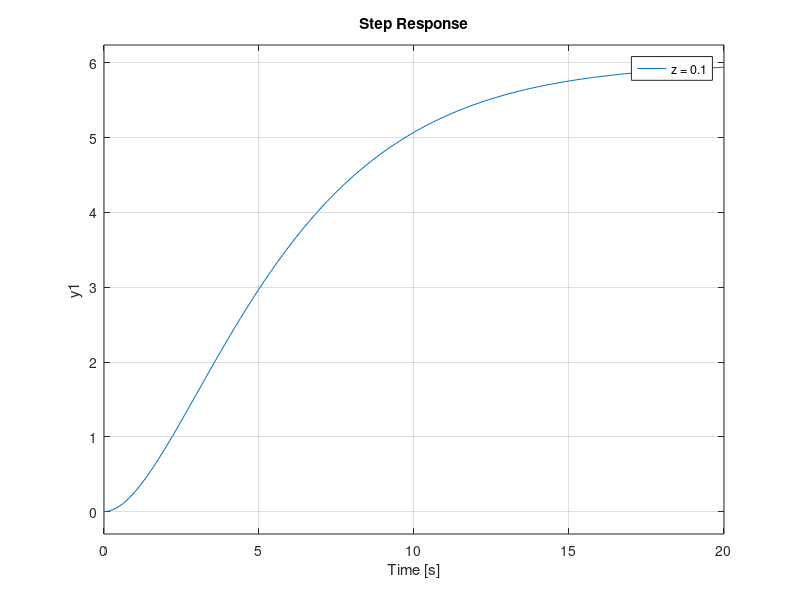
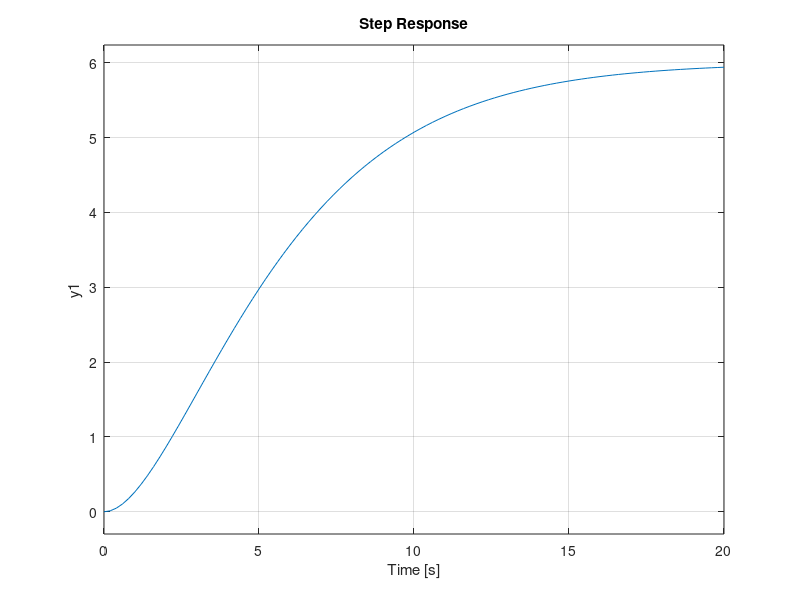
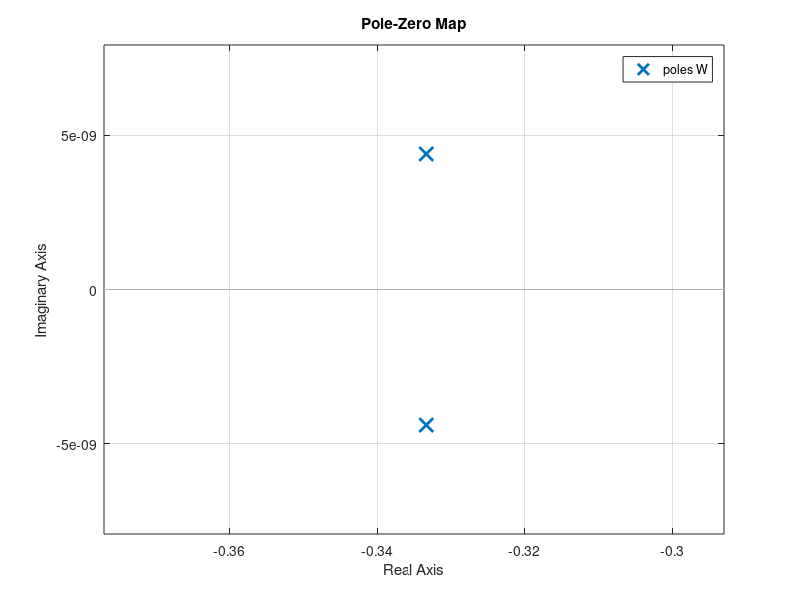
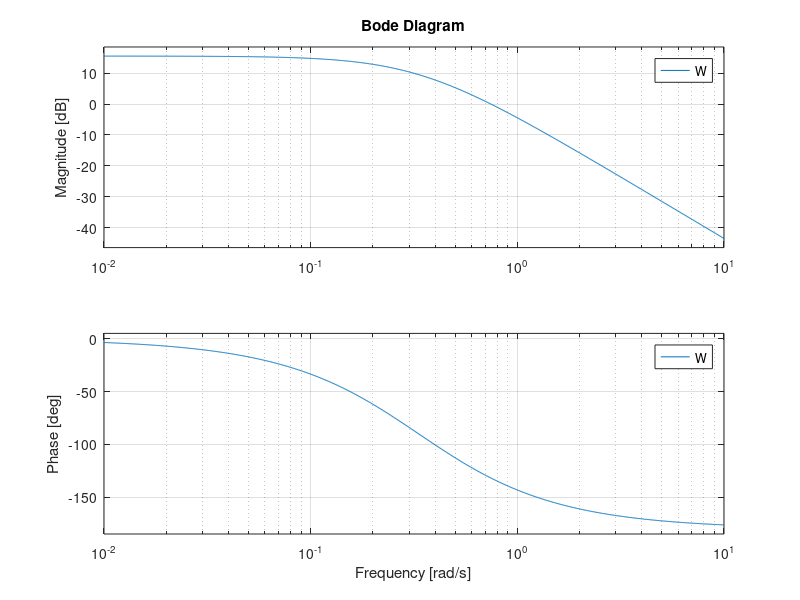

Recreate these plots in MATLAB, in order.
z=0.1:0.1:1;
numerator=6;
figure(1);
hold on;
for i = 1:length(z)
    denominator=[9 2*3*z(i) 1];
    W = tf(numerator,denominator);
    step(W);
end
legend('z = 0.1');
z_best = 1;
denominator=[9 2*3*z_best 1];
W = tf(numerator,denominator);
figure(2);
step(W);

figure(3);
pzmap(W);

figure(4);
bode(W);
